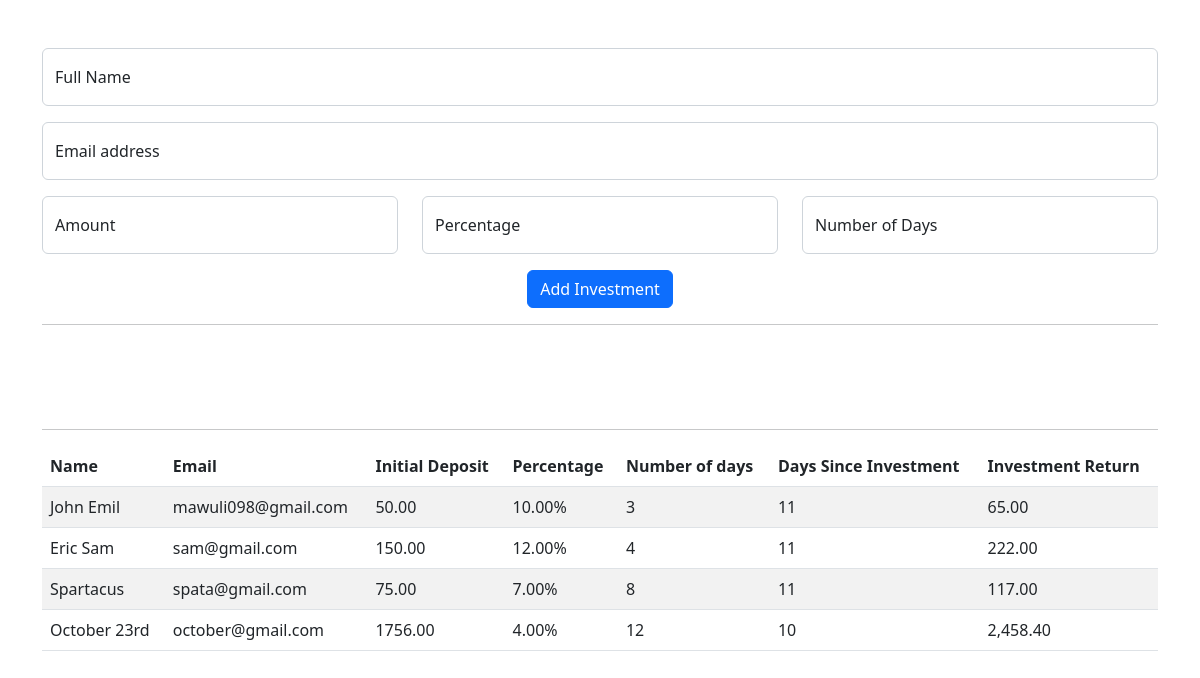
The page / on the database its author committed.
### tables this page shows
CREATE TABLE `investments` (
  `id` int(11) NOT NULL,
  `name_field` text NOT NULL,
  `email` text NOT NULL,
  `amount` double(15,2) NOT NULL,
  `percentage` double(15,2) NOT NULL,
  `days` int(11) NOT NULL,
  `setudate` int(11) NOT NULL,
  `systemdate` date NOT NULL DEFAULT current_timestamp()
);

### index.php (the view, shortened to what this page needs)
<?php require 'dbcon.php' ?>
<!doctype html>
<html lang="en">
<head>
  <link href="css/bootstrap.min.css" rel="stylesheet">
</head>
<body>
  <div class="container">
    <form class="mt-5" action="" method="post">
      <div class="form-floating mb-3">
        <input type="text" class="form-control" name="name_field" id="name_field" placeholder="John Doe">
        <label for="name_field">Full Name</label>
      </div>
      <div class="form-floating mb-3">
        <input type="email" class="form-control" name="emailInput" id="emailInput" placeholder="johndoe@gmail.com" required>
        <label for="emailInput">Email address</label>
      </div>
      <div class="row">
        <div class="col-md-4">
          <div class="form-floating mb-3">
            <input type="number" class="form-control" name="amount" id="amount" placeholder="GHS 10.00" min="1" required>
            <label for="amount">Amount</label>
          </div>
        </div>
        <div class="col-md-4">
          <div class="form-floating mb-3">
            <input type="number" class="form-control" name="percentage" id="percentage" placeholder="johndoe@gmail.com" min="1" max="100" required>
            <label for="amount">Percentage</label>
          </div>
        </div>
        <div class="col-md-4">
          <div class="form-floating mb-3">
            <input type="number" class="form-control" name="days" id="days" placeholder="johndoe@gmail.com" min="1" max="100" required>
            <label for="amount">Number of Days</label>
          </div>
        </div>
        <div class="col-md-12 text-center">
          <button class="btn btn-primary" type="submit" name="AddInvestment">Add Investment</button>
        </div>
      </div>
    </form>
<hr><br><br><br><hr>
    <div class="table-responsive">
      <table class="table table-hover table-striped">
        <thead>
          <tr>
            <th>Name</th>
            <th>Email</th>
            <th>Initial Deposit</th>
            <th>Percentage</th>
            <th>Number of days</th>
            <th>Days Since Investment</th>
            <th>Investment Return</th>
          </tr>
        </thead>
        <tbody>
          <?php
          $getItems = mysqli_query($conn, "SELECT * FROM investments");
          while ($row = mysqli_fetch_array($getItems)) {
            $rate = $row['percentage']/100;
            $principal = $row['amount'];
            $timeFrame = $row['days'];
            $dateReg = new DateTime($row['systemdate']);
            $now = new DateTime(date('Y-m-d'));
            $interval = $dateReg->diff($now)->format("%d");
            $totalReturn = '';
            if ($interval == 0 ) {
              $totalReturn = $row['amount'];
            }elseif ($interval >= 1 && $interval < $timeFrame) {
              $totalReturn = $principal + ($rate * $principal * $interval);
            }elseif ($interval >= $timeFrame ) {
              $totalReturn = $principal + ($rate * $principal * $timeFrame);
            }else {
              $totalReturn = $row['amount'];
            }
            echo "<tr>
              <td>".$row['name_field']."</td>
              <td>".$row['email']."</td>
              <td>".$row['amount']."</td>
              <td>".$row['percentage']."%</td>
              <td>".$row['days']."</td>
              <td>$interval</td>
              <td>".number_format($totalReturn,2)."</td>
            </tr>";
          }
           ?>
        </tbody>
      </table>
    </div>
  </div>
</body>
</html>

### rows shown on the page
investments: name_field "John Emil", email "mawuli098@gmail.com", amount "50.00", percentage "10.00", days "3", totalReturn "65.00"
investments: name_field "Eric Sam", email "sam@gmail.com", amount "150.00", percentage "12.00", days "4", totalReturn "222.00"
investments: name_field "Spartacus", email "spata@gmail.com", amount "75.00", percentage "7.00", days "8", totalReturn "117.00"
investments: name_field "October 23rd", email "october@gmail.com", amount "1756.00", percentage "4.00", days "12", totalReturn "2,458.40"
